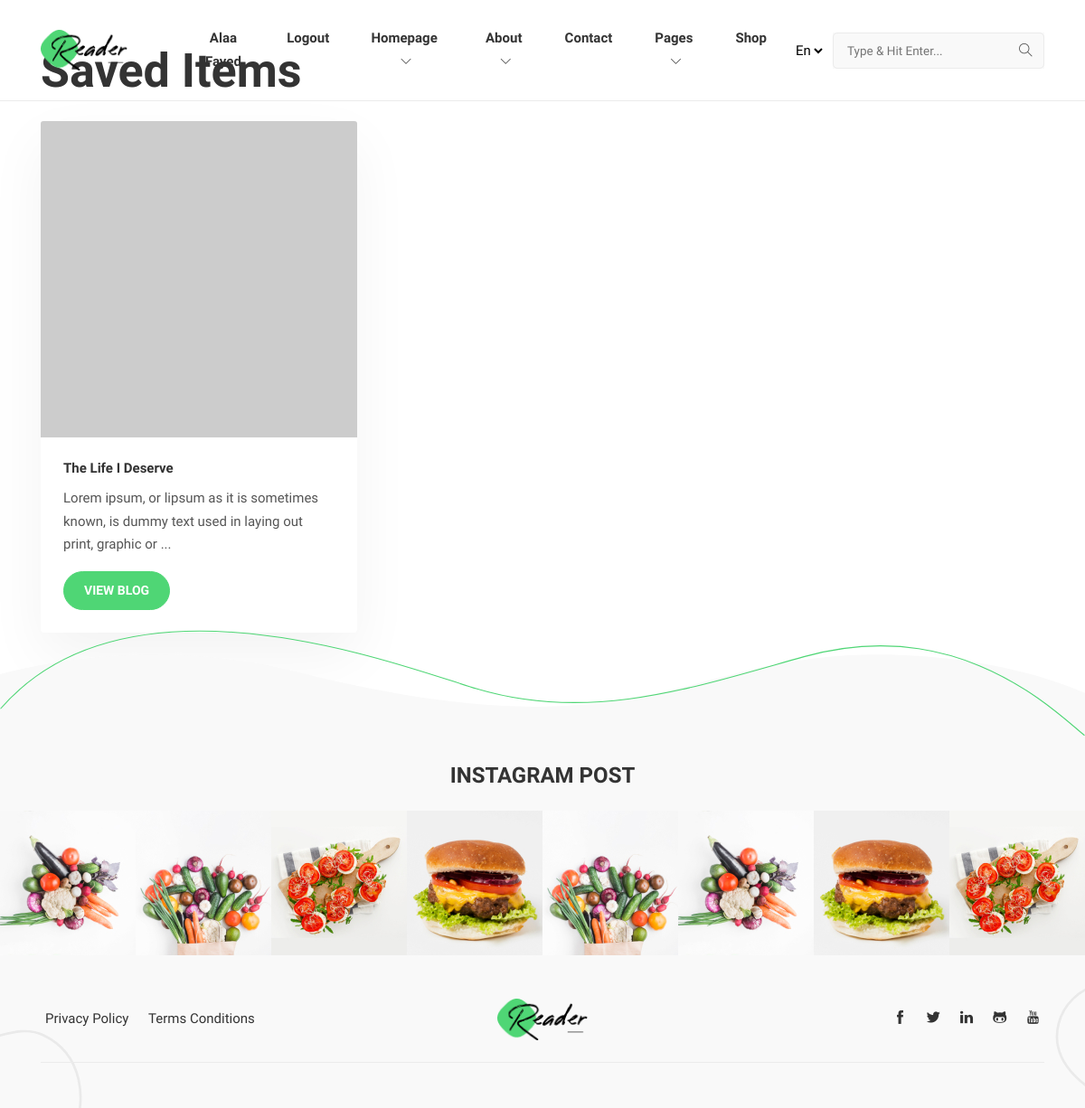
The app's page /saved (signed in) with its own data.
### pencil/models.py (models this page shows, shortened)
class User(db.Model, UserMixin):
    id  = db.Column(db.Integer(), primary_key=True, nullable=False)
    username = db.Column(db.String(length=30), nullable=False, unique=True)
    email = db.Column(db.String(length=50), nullable=False, unique=True)
    password_hash = db.Column(db.String(length=100), nullable=False)
    posts = db.relationship("Post", backref="owned_user", lazy=True)
    commentators = db.relationship("Comment", backref="owned_commentator", lazy=True)
    replies = db.relationship("ReplyComment", backref="owned_responder", lazy=True)
    small_replies = db.relationship("ChildReply", backref="who_reply", lazy=True)
    archives = db.relationship("Post", secondary="saved_blogs", backref="user")
    profile = db.relationship("Profile", back_populates="users", uselist=False)
    store = db.relationship("Store", back_populates="owner", uselist=False)
    roles = db.relationship('Role', secondary='user_role', backref="user")
    buyer = db.relationship("Sales", backref="book_buyers", lazy=True)
    @property
    def password(self):
        return self.password

class Post(db.Model):
    id  = db.Column(db.Integer(), primary_key=True, nullable=False)
    title = db.Column(db.String(length=50), nullable=False)
    content = db.Column(db.Text(), nullable=False)
    publication_date = db.Column(db.DateTime, default=datetime.utcnow())
    modification_date = db.Column(db.DateTime, default=datetime.utcnow())
    owner = db.Column(db.Integer(), db.ForeignKey("user.id"))
    profile_owner = db.Column(db.Integer(), db.ForeignKey("profile.id"))
    saved_posts = db.relationship("User", secondary="saved_blogs", backref="post")
    post_comments = db.relationship("Comment", backref="owned_comments", lazy=True)

### pencil/routes.py (the view)
@app.route("/saved", methods=["GET", "POST"])
@login_required
def save_page():
    items = current_user.archives
    return render_template("saved_items.html", items=items)

### pencil/models.py (called while the page is built)
@login_manager.user_loader
def load_user(user_id):
    return User.query.get(int(user_id))

### pencil/templates/saved_items.html (shortened to what this page needs)
{% extends 'base.html' %}
{% block content %}
<body>
    <div class="container mt-5">
        <header>
            <h1>Saved Items</h1>
        </header>
        <div class="row mt-4">
            {% if items %}
                {% for item in items %}
                    <div class="col-md-4">
                        <div class="card mb-4">
                            <img src="https://via.placeholder.com/150" class="card-img-top" alt="{{ item.title }}">
                            <div class="card-body">
                                <h5 class="card-title">{{ item.title }}</h5>
                                <p class="card-text">{{ item.content[:100] }}...</p>
                                <a href="{{ url_for('blog_page', post_id=item.id) }}" class="btn btn-primary">View Blog</a>
                            </div>
                        </div>
                    </div>
                {% endfor %}
            {% else %}
                <p>No blogs saved yet.</p>
            {% endif %}
        </div>
    </div>
</body>
{% endblock %}

### pencil/templates/base.html (shortened to what this page needs)
<!DOCTYPE html>
<html lang="en-us"><head>
  <link rel="stylesheet" href="{{ url_for('static', filename='plugins/bootstrap/bootstrap.min.css') }}">
  <link rel="stylesheet" href="{{ url_for('static', filename='plugins/themify-icons/themify-icons.css') }}">
  <link rel="stylesheet" href="{{ url_for('static', filename='plugins/slick/slick.css') }}">
  <link rel="stylesheet" href="{{ url_for('static', filename='css/style.css') }}" media="screen">
</head>
<body>
<header class="navigation fixed-top">
  <div class="container">
    <nav class="navbar navbar-expand-lg navbar-white">
      <a class="navbar-brand order-1" href="index.html">
        <img class="img-fluid" width="100px" src="static/images/logo.png"
          alt="Reader | Hugo Personal Blog Template">
      </a>
      <div class="collapse navbar-collapse text-center order-lg-2 order-3" id="navigation">
        <ul class="navbar-nav mx-auto">
            {% if current_user.is_authenticated %}
            <ul class="navbar-nav">
                <li class="nav-item">
                    <a class="nav-link" style="color: lawngreen; font-weight: bold">
                    </a>
                </li>
                <li class="nav-item">
                    <a class="nav-link" href="{{ url_for('profile', profile_id=current_user.id) }}">{{ current_user.username }}</a>
                </li>
                <li class="nav-item">
                    <a class="nav-link" href="{{ url_for('logout_page') }}">Logout</a>
                </li>
            </ul>
          {% endif %}
          <li class="nav-item dropdown">
            <a class="nav-link" href="#" role="button" data-toggle="dropdown" aria-haspopup="true"
              aria-expanded="false">
              homepage <i class="ti-angle-down ml-1"></i>
            </a>
          </li>
          <li class="nav-item dropdown">
            <a class="nav-link" href="#" role="button" data-toggle="dropdown" aria-haspopup="true"
              aria-expanded="false">
              About <i class="ti-angle-down ml-1"></i>
            </a>
          </li>
          <li class="nav-item">
            <a class="nav-link" href="contact.html">Contact</a>
          </li>
          <li class="nav-item dropdown">
            <a class="nav-link" href="#" role="button" data-toggle="dropdown" aria-haspopup="true"
              aria-expanded="false">Pages <i class="ti-angle-down ml-1"></i>
            </a>
          </li>
          <li class="nav-item">
            <a class="nav-link" href="shop.html">Shop</a>
          </li>
        </ul>
      </div>
      <div class="order-2 order-lg-3 d-flex align-items-center">
        <select class="m-2 border-0 bg-transparent" id="select-language">
          <option id="en" value="" selected>En</option>
        </select>
        <form class="search-bar">
          <input id="search-query" name="s" type="search" placeholder="Type &amp; Hit Enter...">
        </form>
      </div>
    </nav>
  </div>
</header>
{% block content %}
{% endblock %}
 <footer class="footer">
    <svg class="footer-border" height="214" viewBox="0 0 2204 214" fill="none" xmlns="http://www.w3.org/2000/svg">
        <path d="M2203 213C2136.58 157.994 1942.77 -33.1996 1633.1 53.0486C1414.13 114.038 1200.92 188.208 967.765 118.127C820.12 73.7483 263.977 -143.754 0.999958 158.899"
        stroke-width="2" />
    </svg>
    <div class="instafeed text-center mb-5">
        <h2 class="h3 mb-4">INSTAGRAM POST</h2>
        <div class="instagram-slider">
          <div class="instagram-post"><img src="static/images/instagram/1.jpg"></div>
          <div class="instagram-post"><img src="static/images/instagram/2.jpg"></div>
          <div class="instagram-post"><img src="static/images/instagram/4.jpg"></div>
          <div class="instagram-post"><img src="static/images/instagram/3.jpg"></div>
          <div class="instagram-post"><img src="static/images/instagram/2.jpg"></div>
          <div class="instagram-post"><img src="static/images/instagram/1.jpg"></div>
          <div class="instagram-post"><img src="static/images/instagram/3.jpg"></div>
          <div class="instagram-post"><img src="static/images/instagram/4.jpg"></div>
        </div>
    </div>
    <div class="container">
        <div class="row align-items-center">
        <div class="col-md-5 text-center text-md-left mb-4">
            <ul class="list-inline footer-list mb-0">
              <li class="list-inline-item"><a href="privacy-policy.html">Privacy Policy</a></li>
              <li class="list-inline-item"><a href="terms-conditions.html">Terms Conditions</a></li>
            </ul>
        </div>
        <div class="col-md-2 text-center mb-4">
            <a href="index.html"><img class="img-fluid" width="100px" src="static/images/logo.png" alt="Reader | Hugo Personal Blog Template"></a>
        </div>
        <div class="col-md-5 text-md-right text-center mb-4">
            <ul class="list-inline footer-list mb-0">
            <li class="list-inline-item"><a href="#"><i class="ti-facebook"></i></a></li>
            <li class="list-inline-item"><a href="#"><i class="ti-twitter-alt"></i></a></li>
            <li class="list-inline-item"><a href="#"><i class="ti-linkedin"></i></a></li>
            <li class="list-inline-item"><a href="#"><i class="ti-github"></i></a></li>
            <li class="list-inline-item"><a href="#"><i class="ti-youtube"></i></a></li>
            </ul>
        </div>
        <div class="col-12">
            <div class="border-bottom border-default"></div>
        </div>
        </div>
    </div>
   </footer>
</body>
</html>

### pencil/static/css/style.css (style rules this page uses)
body { line-height: 1.7; font-family: "Nunito Sans", sans-serif; -webkit-font-smoothing: antialiased; color: #555; font-size: 15px; }
p { font-weight: 400; color: #555; font-size: 15px; line-height: 1.7; font-family: "Nunito Sans", sans-serif; }
h1, h2, h3, h4, h5, h6, .h1, .h2, .h3, .h4, .h5, .h6 { color: #333; font-family: "Nunito Sans", sans-serif; font-weight: 800; line-height: 1.2; }
h1, .h1 { font-size: 52px; }
h2, .h2 { font-size: 36px; }
h3, .h3 { font-size: 24px; }
h5, .h5 { font-size: 15px; }
.btn { font-size: 14px; font-family: "Nunito Sans", sans-serif; font-weight: 700; text-transform: uppercase; padding: 10px 22px; border-radius: 50px; border: 1px solid; position: relative; z-index: 1; transition: 0.2s ease; }
.btn-primary { background: #4FD675; color: #fff; border-color: #4FD675; }
body { background-color: #fff; overflow-x: hidden; }
img { vertical-align: middle; border: 0; }
a, a:hover, a:focus { text-decoration: none; }
a, button, select { cursor: pointer; transition: 0.2s ease; }
.slick-slide { outline: 0; }
.shadow, .promotion, .logo-list li, .widget, .card, .navbar .dropdown-menu { box-shadow: 0px 25px 65px rgba(0, 0, 0, 0.05) !important; }
.border-default { border-color: #EBEBEB !important; }
.navigation { border-bottom: 1px solid #EBEBEB; transition: 0.2s ease; padding: 10px 0; }
.nav-item { margin: 0; }
.nav-item .nav-link { text-transform: capitalize; font-family: "Nunito Sans", sans-serif; font-weight: 600; }
.navbar-white .navbar-nav .nav-link { color: #333; }
.navbar-expand-lg .navbar-nav .nav-link { padding: 20px; }
.navbar { padding: 0; }
.navbar .dropdown i { font-size: 12px; }
.search-bar { position: relative; background-color: #F9F9F9; }
.search-bar input { background-color: transparent; border: 1px solid #EBEBEB; height: 40px; padding-left: 15px; position: relative; border-radius: 5px; z-index: 1; }
.search-bar input::placeholder { font-size: 90%; }
.search-bar::before { position: absolute; font-family: "themify"; content: "\e610"; font-size: 15px; right: 13px; top: 50%; transform: translateY(-50%); }
.card { border: 0; background-color: #fff; transition: 0.2s ease; }
.card-body { padding: 25px; }
.instagram-post img { height: 160px; width: 100%; -o-object-fit: cover; object-fit: cover; }
.footer { padding: 120px 0 50px; background-image: url(../images/backgrounds/footer-bg.svg); background-position: top center; background-repeat: no-repeat; background-size: cover; position: relative; }
.footer-list a { display: block; color: #333; padding: 5px; }
.footer-border { position: absolute; top: -75px; width: 100%; stroke: #4FD675; }

### records on screen
User: username "Alaa Fayed"
Post: title "The Life I Deserve", content "Lorem ipsum, or lipsum as it is sometimes known, is dummy text used in laying out print, graphic or"
